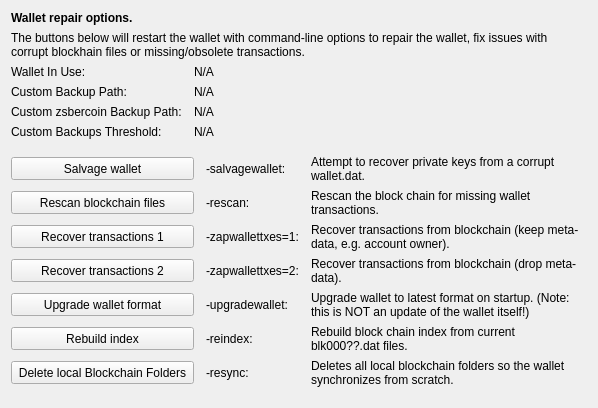
     <widget class="QWidget" name="tab_repair">
      <attribute name="title">
       <string>&amp;Wallet Repair</string>
      </attribute>
      <layout class="QGridLayout" name="gridLayout_4" columnstretch="0,0,0,0">
       <property name="horizontalSpacing">
        <number>12</number>
       </property>
       <item row="0" column="0" colspan="4">
        <widget class="QLabel" name="label_repair_header">
         <property name="font">
          <font>
           <weight>75</weight>
           <bold>true</bold>
          </font>
         </property>
         <property name="text">
          <string>Wallet repair options.</string>
         </property>
        </widget>
       </item>
       <item row="1" column="0" colspan="4">
        <widget class="QLabel" name="label_repair_helptext">
         <property name="font">
          <font>
           <weight>50</weight>
           <bold>false</bold>
          </font>
         </property>
         <property name="text">
          <string>The buttons below will restart the wallet with command-line options to repair the wallet, fix issues with corrupt blockhain files or missing/obsolete transactions.</string>
         </property>
         <property name="wordWrap">
          <bool>true</bool>
         </property>
        </widget>
       </item>
       <item row="2" column="0">
        <widget class="QLabel" name="wallet_path_label">
         <property name="text">
          <string>Wallet In Use:</string>
         </property>
        </widget>
       </item>
       <item row="2" column="1" colspan="3">
        <widget class="QLabel" name="wallet_path">
         <property name="cursor">
          <cursorShape>IBeamCursor</cursorShape>
         </property>
         <property name="text">
          <string>N/A</string>
         </property>
         <property name="textFormat">
          <enum>Qt::PlainText</enum>
         </property>
         <property name="textInteractionFlags">
          <set>Qt::LinksAccessibleByMouse|Qt::TextSelectableByKeyboard|Qt::TextSelectableByMouse</set>
         </property>
        </widget>
       </item>
       <item row="3" column="0">
        <widget class="QLabel" name="wallet_custombackuppath_label">
         <property name="text">
          <string>Custom Backup Path:</string>
         </property>
         <property name="visible">
          <bool>false</bool>
         </property>
        </widget>
       </item>
       <item row="3" column="1" colspan="3">
        <widget class="QLabel" name="wallet_custombackuppath">
         <property name="cursor">
          <cursorShape>IBeamCursor</cursorShape>
         </property>
         <property name="text">
          <string>N/A</string>
         </property>
         <property name="textFormat">
          <enum>Qt::PlainText</enum>
         </property>
         <property name="textInteractionFlags">
          <set>Qt::LinksAccessibleByMouse|Qt::TextSelectableByKeyboard|Qt::TextSelectableByMouse</set>
         </property>
         <property name="visible">
          <bool>false</bool>
         </property>
        </widget>
       </item>
       <item row="4" column="0">
        <widget class="QLabel" name="wallet_customzsbercoinbackuppath_label">
         <property name="text">
          <string>Custom zsbercoin Backup Path:</string>
         </property>
         <property name="visible">
          <bool>false</bool>
         </property>
        </widget>
       </item>
       <item row="4" column="1" colspan="3">
        <widget class="QLabel" name="wallet_customzsbercoinbackuppath">
         <property name="cursor">
          <cursorShape>IBeamCursor</cursorShape>
         </property>
         <property name="text">
          <string>N/A</string>
         </property>
         <property name="textFormat">
          <enum>Qt::PlainText</enum>
         </property>
         <property name="textInteractionFlags">
          <set>Qt::LinksAccessibleByMouse|Qt::TextSelectableByKeyboard|Qt::TextSelectableByMouse</set>
         </property>
         <property name="visible">
          <bool>false</bool>
         </property>
        </widget>
       </item>
       <item row="5" column="0">
        <widget class="QLabel" name="wallet_custombackupthreshold_label">
         <property name="text">
          <string>Custom Backups Threshold:</string>
         </property>
         <property name="visible">
          <bool>false</bool>
         </property>
        </widget>
       </item>
       <item row="5" column="1" colspan="3">
        <widget class="QLabel" name="wallet_custombackupthreshold">
         <property name="cursor">
          <cursorShape>IBeamCursor</cursorShape>
         </property>
         <property name="text">
          <string>N/A</string>
         </property>
         <property name="textFormat">
          <enum>Qt::PlainText</enum>
         </property>
         <property name="textInteractionFlags">
          <set>Qt::LinksAccessibleByMouse|Qt::TextSelectableByKeyboard|Qt::TextSelectableByMouse</set>
         </property>
         <property name="visible">
          <bool>false</bool>
         </property>
        </widget>
       </item>
       <item row="6" column="0">
        <spacer name="verticalSpacer_repair1">
         <property name="orientation">
          <enum>Qt::Vertical</enum>
         </property>
         <property name="sizeHint" stdset="0">
          <size>
           <width>10</width>
           <height>10</height>
          </size>
         </property>
        </spacer>
       </item>
       <item row="7" column="0" colspan="2">
        <widget class="QPushButton" name="btn_salvagewallet">
         <property name="minimumSize">
          <size>
           <width>100</width>
           <height>23</height>
          </size>
         </property>
         <property name="text">
          <string>Salvage wallet</string>
         </property>
        </widget>
       </item>
       <item row="7" column="2">
        <widget class="QLabel" name="label_repair_salvage_command">
         <property name="text">
          <string notr="true">-salvagewallet:</string>
         </property>
        </widget>
       </item>
       <item row="7" column="3">
        <widget class="QLabel" name="label_repair_salvage">
         <property name="text">
          <string>Attempt to recover private keys from a corrupt wallet.dat.</string>
         </property>
         <property name="wordWrap">
          <bool>true</bool>
         </property>
        </widget>
       </item>
       <item row="8" column="0" colspan="2">
        <widget class="QPushButton" name="btn_rescan">
         <property name="minimumSize">
          <size>
           <width>100</width>
           <height>23</height>
          </size>
         </property>
         <property name="text">
          <string>Rescan blockchain files</string>
         </property>
        </widget>
       </item>
       <item row="8" column="2">
        <widget class="QLabel" name="label_repair_rescan_command">
         <property name="text">
          <string notr="true">-rescan:</string>
         </property>
        </widget>
       </item>
       <item row="8" column="3">
        <widget class="QLabel" name="label_repair_rescan">
         <property name="text">
          <string>Rescan the block chain for missing wallet transactions.</string>
         </property>
         <property name="wordWrap">
          <bool>true</bool>
         </property>
        </widget>
       </item>
       <item row="9" column="0" colspan="2">
        <widget class="QPushButton" name="btn_zapwallettxes1">
         <property name="minimumSize">
          <size>
           <width>100</width>
           <height>23</height>
          </size>
         </property>
         <property name="text">
          <string>Recover transactions 1</string>
         </property>
        </widget>
       </item>
       <item row="9" column="2">
        <widget class="QLabel" name="label_repair_zap1_command">
         <property name="text">
          <string notr="true">-zapwallettxes=1:</string>
         </property>
        </widget>
       </item>
       <item row="9" column="3">
        <widget class="QLabel" name="label_repair_zap1">
         <property name="text">
          <string>Recover transactions from blockchain (keep meta-data, e.g. account owner).</string>
         </property>
         <property name="wordWrap">
          <bool>true</bool>
         </property>
        </widget>
       </item>
       <item row="10" column="0" colspan="2">
        <widget class="QPushButton" name="btn_zapwallettxes2">
         <property name="minimumSize">
          <size>
           <width>100</width>
           <height>23</height>
          </size>
         </property>
         <property name="text">
          <string>Recover transactions 2</string>
         </property>
        </widget>
       </item>
       <item row="10" column="2">
        <widget class="QLabel" name="label_repair_zap2_command">
         <property name="text">
          <string notr="true">-zapwallettxes=2:</string>
         </property>
        </widget>
       </item>
       <item row="10" column="3">
        <widget class="QLabel" name="label_repair_zap2">
         <property name="text">
          <string>Recover transactions from blockchain (drop meta-data).</string>
         </property>
         <property name="wordWrap">
          <bool>true</bool>
         </property>
        </widget>
       </item>
       <item row="11" column="0" colspan="2">
        <widget class="QPushButton" name="btn_upgradewallet">
         <property name="minimumSize">
          <size>
           <width>100</width>
           <height>23</height>
          </size>
         </property>
         <property name="text">
          <string>Upgrade wallet format</string>
         </property>
        </widget>
       </item>
       <item row="11" column="2">
        <widget class="QLabel" name="label_repair_upgrade_command">
         <property name="text">
          <string notr="true">-upgradewallet:</string>
         </property>
        </widget>
       </item>
       <item row="11" column="3">
        <widget class="QLabel" name="label_repair_upgrade">
         <property name="text">
          <string>Upgrade wallet to latest format on startup. (Note: this is NOT an update of the wallet itself!)</string>
         </property>
         <property name="wordWrap">
          <bool>true</bool>
         </property>
        </widget>
       </item>
       <item row="12" column="0" colspan="2">
        <widget class="QPushButton" name="btn_reindex">
         <property name="minimumSize">
          <size>
           <width>100</width>
           <height>23</height>
          </size>
         </property>
         <property name="text">
          <string>Rebuild index</string>
         </property>
        </widget>
       </item>
       <item row="12" column="2">
        <widget class="QLabel" name="label_repair_reindex_command">
         <property name="text">
          <string notr="true">-reindex:</string>
         </property>
        </widget>
       </item>
       <item row="12" column="3">
        <widget class="QLabel" name="label_repair_reindex">
         <property name="text">
          <string>Rebuild block chain index from current blk000??.dat files.</string>
         </property>
         <property name="wordWrap">
          <bool>true</bool>
         </property>
        </widget>
       </item>
       <item row="13" column="0" colspan="2">
        <widget class="QPushButton" name="btn_resync">
         <property name="minimumSize">
          <size>
           <width>100</width>
           <height>23</height>
          </size>
         </property>
         <property name="text">
          <string>Delete local Blockchain Folders</string>
         </property>
        </widget>
       </item>
       <item row="13" column="2">
        <widget class="QLabel" name="label_repair_resync_command">
         <property name="text">
          <string>-resync:</string>
         </property>
        </widget>
       </item>
       <item row="13" column="3">
        <widget class="QLabel" name="label_repair_resync">
         <property name="text">
          <string>Deletes all local blockchain folders so the wallet synchronizes from scratch.</string>
         </property>
         <property name="wordWrap">
          <bool>true</bool>
         </property>
        </widget>
       </item>
       <item row="14" column="0">
        <spacer name="verticalSpacer_repair2">
         <property name="orientation">
          <enum>Qt::Vertical</enum>
         </property>
         <property name="sizeHint" stdset="0">
          <size>
           <width>20</width>
           <height>10</height>
          </size>
         </property>
        </spacer>
       </item>
      </layout>
     </widget>
